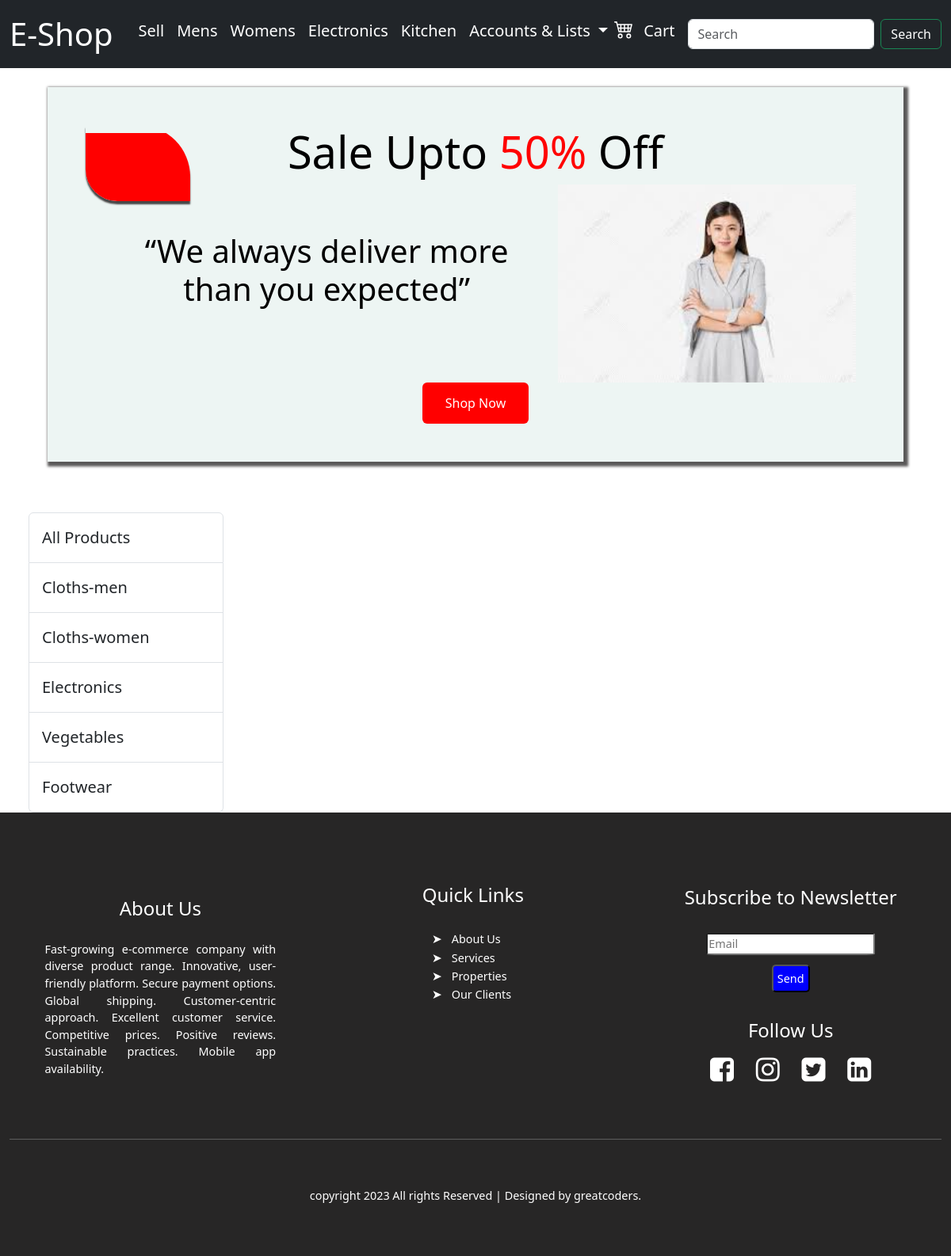
The app's page /?category=2 with its own data.
### store/models.py (models this page shows, shortened)
class Category(models.Model):
    name = models.CharField(max_length=20)
    @staticmethod
    def get_all_categories():
        return Category.objects.all()

### store/views.py (the view)
# urls.py: path("", views.index, name="index"),
def index(request):
    products = None
    categories = Category.get_all_categories()
    categoryID = request.GET.get('category')
    if categoryID:
        products = Products.get_all_products_by_categoryid(categoryID)
    else:
        products = Products.get_all_products()
    data = {}
    data['products'] = products
    data['categories'] = categories
    return render(request, "index.html",data)

### store/models.py (called while the page is built)
    @staticmethod
    def get_all_products_by_categoryid(category_id):
        if category_id:
            return Products.objects.filter(category = category_id)
        else:
            return Products.get_all_products()

### templates/index.html (shortened to what this page needs)
{% extends 'base.html' %}
{% block content %}
<div class="advertise container-fluid">
  <div class="jumbotron jumbotron-fluid">
    <div class="halfcircle d-none d-sm-block"></div>
    <h6 class="display-4 ml-2">Sale Upto <span>50%</span> Off</h6>
    <div class="container container1 d-flex">
      <p class="display-6 ml-2"> “We always deliver more than you expected”</p>
      <img class="d-none d-sm-block" src="/static/images/girl2.jpeg" height="250vw" width="60%" alt="image">
    </div>
    <a class="btn btns" href="#" role="button">Shop Now</a>
  </div>
</div>
<div class="container-fluid d-flex">
  <div class="list-group col-lg-3 pt-3 px-4 mx-auto d-none d-sm-block">
    <a href="/" class="list-group-item list-group-item-action py-3 fs-5">All Products</a>
      {% for category in categories %}
      <a href="/?category={{category.id}}" class="list-group-item list-group-item-action py-3 fs-5">{{ category.name}}</a>
      {% endfor %}
  </div>
  <section class="col-lg-9">
  </section>
</div>
{% endblock %}

### static/style.css (style rules this page uses)
* { margin: 0; padding: 0; }
.halfcircle { position: absolute; width: 11vw; height: 8vw; box-shadow: 0px 4px 2px 0px rgb(71, 69, 69); background: linear-gradient(to top, red 90%, transparent 50%); border-top-right-radius: 65px; border-bottom-left-radius: 40px; }
.jumbotron { margin: 4vw; margin-top: 2vw; background-color: rgba(236, 245, 242, 0.911); box-shadow: 3px 3px 3px 3px rgba(63, 61, 61, 0.856); color: black; padding: 4vw; text-align: center; align-items: center; justify-content: center; }
.jumbotron p { padding: 5vw; }
.jumbotron h6 span { color: red; }
.jumbotron .btns { color: white; background-color: red; text-decoration: none; padding: 1.6vh 2.3vw; }

### records on screen
Category: name "Cloths-men"
Category: name "Cloths-women"
Category: name "Electronics"
Category: name "Vegetables"
Category: name "Footwear"
